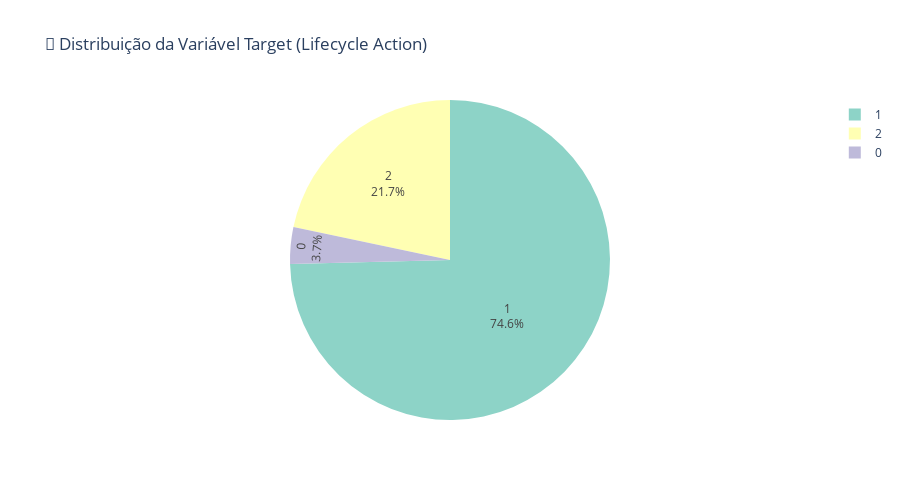

Notebook source saved alongside this figure:
### Code cell
# Distribuição da variável target
if 'lifecycle_action' in processed_df.columns:
    target_dist = processed_df['lifecycle_action'].value_counts()
    
    fig = px.pie(
        values=target_dist.values,
        names=target_dist.index,
        title='🎯 Distribuição da Variável Target (Lifecycle Action)',
        color_discrete_sequence=px.colors.qualitative.Set3
    )
    fig.update_traces(textposition='inside', textinfo='percent+label')
    fig.update_layout(height=500)
    fig.show()
    
    print("\n📊 Contagem por ação:")
    print(target_dist)
    print(f"\n⚖️ Balanceamento: {target_dist.min() / target_dist.max():.2%}")

### Figure 1 — Plotly figure (JSON) as saved in the notebook; plotly's stock layout.template omitted (floating-point values rounded to 4 significant figures)
{"data": [{"domain": {"x": [0, 1], "y": [0, 1]}, "hovertemplate": "label=%{label}<br>value=%{value}<extra></extra>", "labels": [1, 2, 0], "legendgroup": "", "name": "", "showlegend": true, "textinfo": "percent+label", "textposition": "inside", "type": "pie", "values": [746, 217, 37]}], "layout": {"height": 500, "legend": {"tracegroupgap": 0}, "piecolorway": ["rgb(141,211,199)", "rgb(255,255,179)", "rgb(190,186,218)", "rgb(251,128,114)", "rgb(128,177,211)", "rgb(253,180,98)", "rgb(179,222,105)", "rgb(252,205,229)", "rgb(217,217,217)", "rgb(188,128,189)", "rgb(204,235,197)", "rgb(255,237,111)"], "title": {"text": "🎯 Distribuição da Variável Target (Lifecycle Action)"}}}
